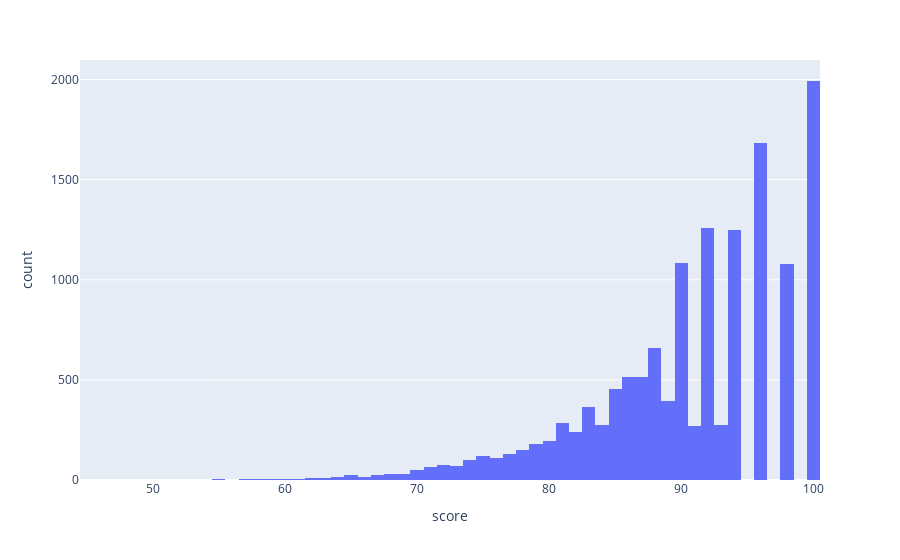

Source (notebook cell):
### Markdown cell above
<!-- END QUESTION -->



We can also generate a similar figure using the plotly library. I (Josh) **love** plotly. It provides an extremely rich library for visualizing DataFrames, and the syntax is very user friendly.

Note that the figure that plotly generates is interactive: You can hover over bars and get back values of interest.

### Code cell
import plotly.express as px
px.histogram(ins, x = "score")

### Figure 1 — Plotly figure (JSON) as saved in the notebook; plotly's stock layout.template omitted (floating-point values rounded to 4 significant figures; data arrays with more than 128 entries replaced by an {"elided": "..."} marker saying what was removed)
{"data": [{"alignmentgroup": "True", "bingroup": "x", "hovertemplate": "score=%{x}<br>count=%{y}<extra></extra>", "legendgroup": "", "marker": {"color": "#636efa", "pattern": {"shape": ""}}, "name": "", "offsetgroup": "", "orientation": "v", "showlegend": false, "type": "histogram", "x": {"elided": "14031 int values"}, "xaxis": "x", "yaxis": "y"}], "layout": {"autosize": true, "barmode": "relative", "legend": {"tracegroupgap": 0}, "margin": {"t": 60}, "xaxis": {"anchor": "y", "autorange": true, "domain": [0, 1], "range": [44.5, 100.5], "title": {"text": "score"}, "type": "linear"}, "yaxis": {"anchor": "x", "autorange": true, "domain": [0, 1], "range": [0, 2098.0], "title": {"text": "count"}}}}
